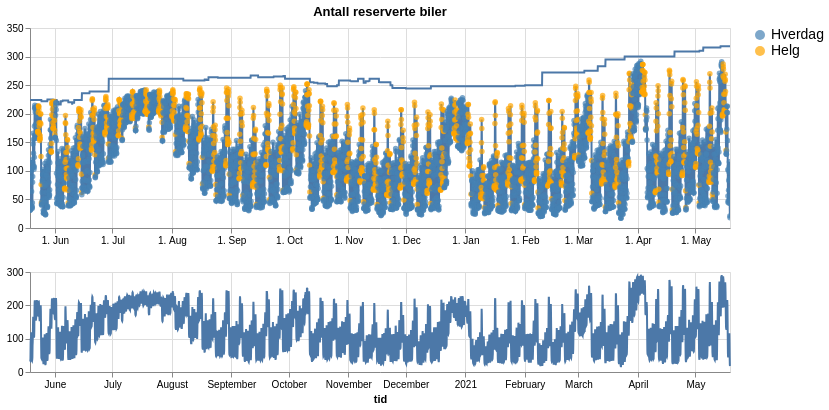

The specification (Vega-Lite) saved for this image:
### Vega-Lite specification from a JSON file in a GitHub repository (floating-point values rounded to 4 significant figures; data arrays with more than 128 entries replaced by an {"elided": "..."} marker saying what was removed)
{"config": {"view": {"continuousWidth": 400, "continuousHeight": 300}}, "vconcat": [{"layer": [{"mark": "line", "encoding": {"x": {"type": "temporal", "axis": {"format": "%e. %b", "labelAngle": 0, "title": null}, "field": "tid", "scale": {"domain": {"selection": "selector001"}}}, "y": {"type": "quantitative", "axis": {"title": null}, "field": "antall_reservert"}}, "height": 200, "width": 700}, {"mark": "line", "encoding": {"x": {"type": "temporal", "axis": {"format": "%e. %b", "labelAngle": 0, "title": null}, "field": "tid", "scale": {"domain": {"selection": "selector001"}}}, "y": {"type": "quantitative", "axis": {"title": null}, "field": "antall_biler"}}, "height": 200, "title": "Antall reserverte biler", "width": 700}, {"mark": {"type": "circle", "size": 30}, "encoding": {"color": {"type": "nominal", "field": "helg", "legend": {"labelFontSize": 14, "title": null}, "scale": {"domain": ["Hverdag", "Helg"], "range": ["steelblue", "orange"]}}, "x": {"type": "temporal", "axis": {"format": "%e. %b", "labelAngle": 0, "title": null}, "field": "tid", "scale": {"domain": {"selection": "selector001"}}}, "y": {"type": "quantitative", "axis": {"title": null}, "field": "antall_reservert"}}, "height": 200, "width": 700}]}, {"mark": "line", "encoding": {"x": {"type": "temporal", "field": "tid"}, "y": {"type": "quantitative", "axis": {"title": null}, "field": "antall_reservert"}}, "height": 100, "selection": {"selector001": {"type": "interval", "encodings": ["x"]}}, "width": 700}], "data": {"name": "data-f0092a36b6e556166c5d8c57fca87dea"}, "$schema": "https://vega.github.io/schema/vega-lite/v4.8.1.json", "datasets": {"data-f0092a36b6e556166c5d8c57fca87dea": {"elided": "4381 records"}}}
